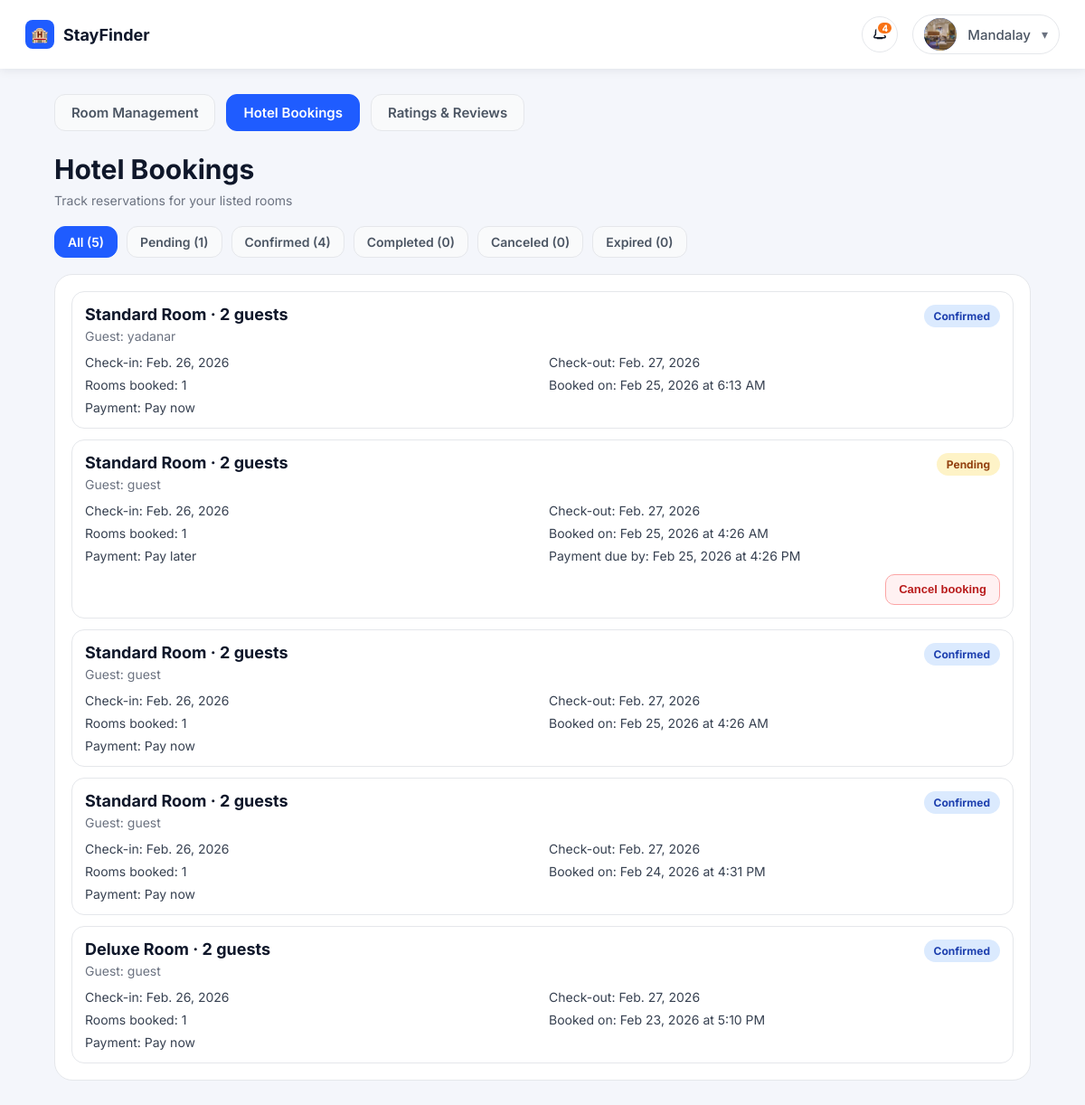
Page /bookings/hotel-history/?state=all&notification=40 (signed in) on the committed database.
### accounts/models.py (models this page shows, shortened)
class Profile(models.Model):
    class AccountType(models.TextChoices):
        GUEST = "guest", "Guest"
        HOTEL = "hotel", "Hotel"
        ADMIN = "admin", "Admin"
    class HotelVerificationStatus(models.TextChoices):
        PENDING = "pending", "Pending Review"
        APPROVED = "approved", "Approved"
        REJECTED = "rejected", "Rejected"
    user = models.OneToOneField(
        settings.AUTH_USER_MODEL, on_delete=models.CASCADE, related_name="profile"
    )
    full_name = models.CharField(max_length=150)
    account_type = models.CharField(
        max_length=20, choices=AccountType.choices, default=AccountType.GUEST
    )
    hotel_verification_status = models.CharField(
        max_length=20,
        choices=HotelVerificationStatus.choices,
        default=HotelVerificationStatus.APPROVED,
    )
    phone_number = models.CharField(max_length=30, blank=True, default="")
    location = models.CharField(max_length=200, blank=True, default="")
    description = models.TextField(blank=True, default="")
    profile_image_url = models.URLField(blank=True, default="")
    profile_image = models.ImageField(
        upload_to="profiles/",
        blank=True,
        null=True,
    )
    hotel_license_image = models.ImageField(
        upload_to="hotel_licenses/",
        blank=True,
        null=True,
    )
    created_at = models.DateTimeField(auto_now_add=True)

### bookings/models.py (models this page shows, shortened)
class Booking(models.Model):
	PENDING_PAYMENT_EXPIRY_HOURS = 12
	class PaymentOption(models.TextChoices):
		PAY_NOW = "pay_now", "Pay now"
		PAY_LATER = "pay_later", "Pay later"
	class Status(models.TextChoices):
		PENDING = "pending", "Pending"
		CONFIRMED = "confirmed", "Confirmed"
		COMPLETED = "completed", "Completed"
		CANCELED = "canceled", "Canceled"
		EXPIRED = "expired", "Expired"
	guest = models.ForeignKey(Profile, on_delete=models.CASCADE, related_name="bookings")
	room = models.ForeignKey(Room, on_delete=models.PROTECT, related_name="bookings")
	guest_name = models.CharField(max_length=150)
	guest_email = models.EmailField()
	guest_phone = models.CharField(max_length=30, blank=True, default="")
	rooms_count = models.PositiveIntegerField(default=1)
	payment_option = models.CharField(
		max_length=20,
		choices=PaymentOption.choices,
		default=PaymentOption.PAY_LATER,
	)
	status = models.CharField(
		max_length=20,
		choices=Status.choices,
		default=Status.PENDING,
	)
	created_at = models.DateTimeField(auto_now_add=True)
	STATUS_NOTIFICATION_MESSAGES = {
		Status.PENDING: "Booking is pending payment.",
		Status.CONFIRMED: "Booking is confirmed.",
		Status.COMPLETED: "Booking is completed.",
		Status.CANCELED: "Booking is canceled.",
		Status.EXPIRED: "Booking expired due to unpaid balance.",
	}
	def should_expire_pending_payment(self, *, now=None) -> bool:
		now = now or timezone.now()
		if self.status != self.Status.PENDING:
			return False
		if self.payment_option != self.PaymentOption.PAY_LATER:
			return False
		if not self.created_at:
			return False
		expiry_time = self.created_at + timedelta(hours=self.PENDING_PAYMENT_EXPIRY_HOURS)
		return now >= expiry_time
	def should_complete_confirmed_booking(self, *, now=None) -> bool:
		now = now or timezone.now()
		if self.status != self.Status.CONFIRMED:
			return False
		if not self.room_id or not self.room.checkout_date:
			return False
		return now.date() >= self.room.checkout_date
	def refresh_status(self, *, now=None, save=True):
		if self.should_expire_pending_payment(now=now):
			self.status = self.Status.EXPIRED
		elif self.should_complete_confirmed_booking(now=now):
			self.status = self.Status.COMPLETED
		else:
			return self.status
		if save and self.pk:
			self.save(update_fields=["status"])
		return self.status

### rooms/models.py (models this page shows, shortened)
class Room(models.Model):
	hotel = models.ForeignKey(Profile, on_delete=models.CASCADE, related_name="rooms")
	room_type = models.ForeignKey(RoomType, on_delete=models.PROTECT)
	capacity = models.PositiveIntegerField()
	rate_per_night = models.DecimalField(max_digits=8, decimal_places=2)
	available_rooms = models.PositiveIntegerField()
	checkin_date = models.DateField()
	checkout_date = models.DateField()
	created_at = models.DateTimeField(auto_now_add=True)

class RoomType(models.Model):
	name = models.CharField(max_length=100, unique=True)

### bookings/views.py (the view)
# urls.py: path("hotel-history/", views.hotel_history_view, name="hotel_booking_history"),
@login_required
def hotel_history_view(request):
	profile, _ = Profile.objects.get_or_create(
		user=request.user,
		defaults={
			"full_name": request.user.get_full_name() or request.user.username,
			"account_type": Profile.AccountType.GUEST,
		},
	)
	if profile.account_type != Profile.AccountType.HOTEL:
		return redirect("home")
	notification_id = (request.GET.get("notification") or "").strip()
	if notification_id.isdigit():
		BookingNotification.objects.filter(
			id=int(notification_id),
			recipient=profile,
			is_read=False,
		).update(is_read=True)
	available_states = ["all", "pending", "confirmed", "completed", "canceled", "expired"]
	selected_state = (request.GET.get("state") or "all").strip().lower()
	if selected_state not in available_states:
		selected_state = "all"
	expire_overdue_pending_bookings(Booking.objects.filter(room__hotel=profile))
	bookings = list(
		Booking.objects.select_related(
			"room",
			"room__hotel",
			"room__room_type",
			"guest",
		)
		.filter(room__hotel=profile)
		.order_by("-created_at")
	)
	state_counts = {state: 0 for state in available_states}
	filtered_bookings = []
	for booking in bookings:
		computed_state = resolve_booking_state(booking)
		booking.payment_expires_at = booking.created_at + datetime.timedelta(
			hours=Booking.PENDING_PAYMENT_EXPIRY_HOURS
		)
		state_counts["all"] += 1
		state_counts[computed_state] += 1
		booking.computed_state = computed_state
		booking.computed_state_label = BOOKING_STATE_LABELS[computed_state]
		if selected_state == "all" or selected_state == computed_state:
			filtered_bookings.append(booking)
	state_tabs = [
		{
			"code": state,
			"label": BOOKING_STATE_LABELS[state],
			"count": state_counts[state],
			"is_active": selected_state == state,
		}
		for state in available_states
	]
	return render(
		request,
		"bookings/hotel_history.html",
		{
			"profile": profile,
			"bookings": filtered_bookings,
			"state_tabs": state_tabs,
			"selected_state": selected_state,
		},
	)

### bookings/views.py (called while the page is built)
def resolve_booking_state(booking: Booking) -> str:
	booking.refresh_status(now=timezone.now(), save=True)
	return booking.status

def expire_overdue_pending_bookings(queryset):
	expiry_cutoff = timezone.now() - datetime.timedelta(hours=Booking.PENDING_PAYMENT_EXPIRY_HOURS)
	overdue_bookings = list(
		queryset.select_related("room").filter(
		status=Booking.Status.PENDING,
		payment_option=Booking.PaymentOption.PAY_LATER,
		created_at__lte=expiry_cutoff,
		)
	)
	for booking in overdue_bookings:
		booking.status = Booking.Status.EXPIRED
		booking.save(update_fields=["status"])
		Room.objects.filter(id=booking.room_id).update(
			available_rooms=F("available_rooms") + booking.rooms_count
		)

### bookings/templates/bookings/hotel_history.html (shortened to what this page needs)
{% load static %}
<!DOCTYPE html>
<html lang="en">
  <head>
    <link rel="stylesheet" href="{% static 'accounts/css/hotel-home.css' %}?v=20260224b" />
    <link rel="stylesheet" href="{% static 'bookings/css/hotel_history.css' %}?v=20260223a" />
  </head>
  <body>
    <header class="topbar">
      <div class="brand">
        <span class="brand__icon">🏨</span>
        <span class="brand__name">StayFinder</span>
      </div>
      <div class="topbar__actions">
        {% include 'accounts/partials/notifications_menu.html' %}
        <details class="profile-menu">
          <summary class="profile-trigger">
            <span class="profile-trigger__content">
              <span class="profile-trigger__avatar">
                {% if profile.profile_image %}
                  <img src="{{ profile.profile_image.url }}" alt="Profile photo" />
                {% elif profile.profile_image_url %}
                  <img src="{{ profile.profile_image_url }}" alt="Profile photo" />
                {% else %}
                  <span class="profile-trigger__initial">{{ profile.full_name|slice:":1" }}</span>
                {% endif %}
              </span>
              <span class="profile-trigger__text">
                <span class="profile-trigger__name">{{ profile.full_name }}</span>
              </span>
              <span class="profile-trigger__chevron">▾</span>
            </span>
          </summary>
        </details>
      </div>
    </header>
    <main class="page">
      <div class="page__content">
        <nav class="top-links" aria-label="Hotel navigation">
          <a class="top-links__item" href="{% url 'hotel_home' %}">Room Management</a>
          <a class="top-links__item is-active" href="{% url 'hotel_booking_history' %}">Hotel Bookings</a>
          <a class="top-links__item" href="{% url 'hotel_reviews' %}">Ratings &amp; Reviews</a>
        </nav>
        <header class="page-header">
          <h1>Hotel Bookings</h1>
          <p>Track reservations for your listed rooms</p>
        </header>
        <section class="filters" aria-label="Booking status filters">
          {% for tab in state_tabs %}
            <a class="filter-chip{% if tab.is_active %} is-active{% endif %}" href="{% url 'hotel_booking_history' %}?state={{ tab.code }}">
              {{ tab.label }} ({{ tab.count }})
            </a>
          {% endfor %}
        </section>
        <section class="bookings-panel" aria-live="polite">
          {% if bookings %}
            <div class="bookings-list">
              {% for booking in bookings %}
                <article class="booking-card" id="booking-{{ booking.id }}">
                  <div class="booking-card__top">
                    <div>
                      <h2>{{ booking.room.room_type.name }} · {{ booking.room.capacity }} guests</h2>
                      <p>Guest: {{ booking.guest_name }}</p>
                    </div>
                    <span class="status-badge status-{{ booking.computed_state }}">{{ booking.computed_state_label }}</span>
                  </div>
                  <div class="booking-meta">
                    <span>Check-in: {{ booking.room.checkin_date }}</span>
                    <span>Check-out: {{ booking.room.checkout_date }}</span>
                    <span>Rooms booked: {{ booking.rooms_count }}</span>
                    <span>Booked on: {{ booking.created_at|date:"M j, Y" }} at {{ booking.created_at|date:"g:i A" }}</span>
                    <span>Payment: {{ booking.get_payment_option_display }}</span>
                    {% if booking.payment_option == 'pay_later' and booking.computed_state == 'pending' %}
                      <span>Payment due by: {{ booking.payment_expires_at|date:"M j, Y" }} at {{ booking.payment_expires_at|date:"g:i A" }}</span>
                    {% elif booking.payment_option == 'pay_later' and booking.computed_state == 'expired' %}
                      <span>Expired at: {{ booking.payment_expires_at|date:"M j, Y" }} at {{ booking.payment_expires_at|date:"g:i A" }}</span>
                    {% endif %}
                  </div>
                  {% if booking.computed_state == 'pending' %}
                    <form class="booking-actions" method="post" action="{% url 'hotel_booking_cancel' booking.id %}">
                      <button class="cancel-btn" type="submit">Cancel booking</button>
                    </form>
                  {% endif %}
                </article>
              {% endfor %}
            </div>
          {% else %}
            <div class="empty-state">
              <div class="empty-state__icon">📅</div>
              <h2>No bookings found</h2>
              <p>No reservations match this filter yet.</p>
            </div>
          {% endif %}
        </section>
      </div>
    </main>
  </body>
</html>

### accounts/static/accounts/css/hotel-home.css (style rules this page uses)
:root { --bg: #f4f6fb; --panel: #ffffff; --text: #0f172a; --muted: #6b7280; --accent: #1f5cff; --border: #e5e7eb; --shadow: 0 14px 30px rgba(15, 23, 42, 0.1); }
* { box-sizing: border-box; }
body { margin: 0; font-family: "Inter", sans-serif; background: var(--bg); color: var(--text); padding-top: 76px; }
.topbar { display: flex; align-items: center; justify-content: space-between; padding: 16px 28px; background: var(--panel); box-shadow: 0 2px 10px rgba(15, 23, 42, 0.08); position: fixed; top: 0; left: 0; width: 100%; z-index: 30; }
.brand { display: flex; align-items: center; gap: 10px; font-weight: 700; font-size: 18px; }
.brand__icon { display: grid; place-items: center; width: 32px; height: 32px; background: var(--accent); border-radius: 8px; color: white; font-size: 16px; }
.topbar__actions { display: flex; align-items: center; gap: 16px; }
.profile-menu { position: relative; display: inline-block; }
.profile-menu summary { list-style: none; display: block; }
.profile-trigger { display: inline-block; padding: 6px 12px; height: 44px; border-radius: 999px; border: 1px solid #e5e7eb; background: #ffffff; cursor: pointer; transition: background 0.2s ease, transform 0.2s ease; white-space: nowrap; }
.profile-trigger__content { display: flex; align-items: center; gap: 12px; height: 100%; white-space: nowrap; }
.profile-trigger__avatar { width: 36px; height: 36px; flex: 0 0 36px; border-radius: 50%; background: #2563eb; display: grid; place-items: center; color: #ffffff; font-weight: 700; font-size: 16px; overflow: hidden; }
.profile-trigger__avatar img { width: 100%; height: 100%; object-fit: cover; display: block; }
.profile-trigger__text { display: flex; align-items: center; gap: 8px; min-width: 0; white-space: nowrap; }
.profile-trigger__name { font-size: 15px; font-weight: 500; color: #4b5563; white-space: nowrap; line-height: 1; }
.profile-trigger__chevron { font-size: 14px; color: var(--muted); transition: transform 0.2s ease; line-height: 1; display: inline-flex; align-items: center; }
.top-links { display: flex; gap: 12px; margin-bottom: 24px; }
.top-links__item { text-decoration: none; color: #4b5563; background: #f9fafb; border: 1px solid var(--border); border-radius: 12px; padding: 10px 18px; font-weight: 600; font-size: 15px; }
.top-links__item.is-active { color: #fff; background: var(--accent); border-color: var(--accent); }
.page { padding: 40px 24px 80px; max-width: 1200px; margin: 0 auto; }

### rows in the picture
Profile: profile_image (picture), full_name "Mandalay"
Booking: room.room_type.name "Standard Room", room.capacity "2", guest_name "yadanar", computed_state_label "Confirmed", room.checkin_date "Feb. 26, 2026", room.checkout_date "Feb. 27, 2026", rooms_count "1", created_at "Feb 25, 2026", created_at "6:13 AM", payment_option "Pay now"
Booking: room.room_type.name "Standard Room", room.capacity "2", guest_name "guest", computed_state_label "Pending", room.checkin_date "Feb. 26, 2026", room.checkout_date "Feb. 27, 2026", rooms_count "1", created_at "Feb 25, 2026", created_at "4:26 AM", payment_option "Pay later", payment_expires_at "Feb 25, 2026", payment_expires_at "4:26 PM", status "Cancel booking"
Booking: room.room_type.name "Standard Room", room.capacity "2", guest_name "guest", computed_state_label "Confirmed", room.checkin_date "Feb. 26, 2026", room.checkout_date "Feb. 27, 2026", rooms_count "1", created_at "Feb 25, 2026", created_at "4:26 AM", payment_option "Pay now"
Booking: room.room_type.name "Standard Room", room.capacity "2", guest_name "guest", computed_state_label "Confirmed", room.checkin_date "Feb. 26, 2026", room.checkout_date "Feb. 27, 2026", rooms_count "1", created_at "Feb 24, 2026", created_at "4:31 PM", payment_option "Pay now"
Booking: room.room_type.name "Deluxe Room", room.capacity "2", guest_name "guest", computed_state_label "Confirmed", room.checkin_date "Feb. 26, 2026", room.checkout_date "Feb. 27, 2026", rooms_count "1", created_at "Feb 23, 2026", created_at "5:10 PM", payment_option "Pay now"

### other values in the picture
{{ booking_notifications_unread_count }} "4"
{{ tab.label }} "All" "Pending" "Confirmed" "Completed" "Canceled" "Expired"
{{ tab.count }} "5" "1" "4" "0" "0" "0"
